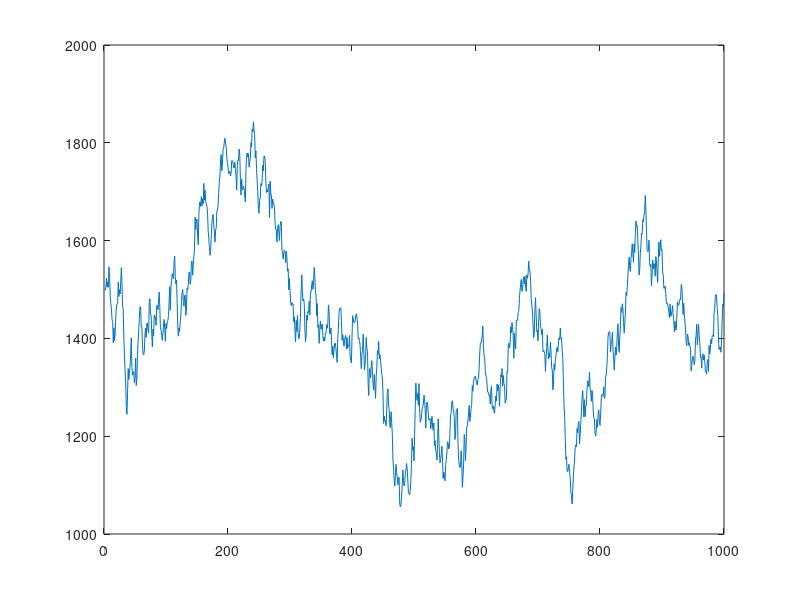

This figure's MATLAB source:
E = 1500;
V = 300^2;
d = 1;
a_phys = 1;

phi = exp(-d*a_phys/sqrt(V))
c = (1-phi)*E
sigma2 = (1-phi^2)*V

x = 1:1:1000;
y = E;
for i=2: 1000
    y(i) = c + y(i-1) *  phi + normrnd(0,sqrt(sigma2));
end

close all
figure
plot(x,y)